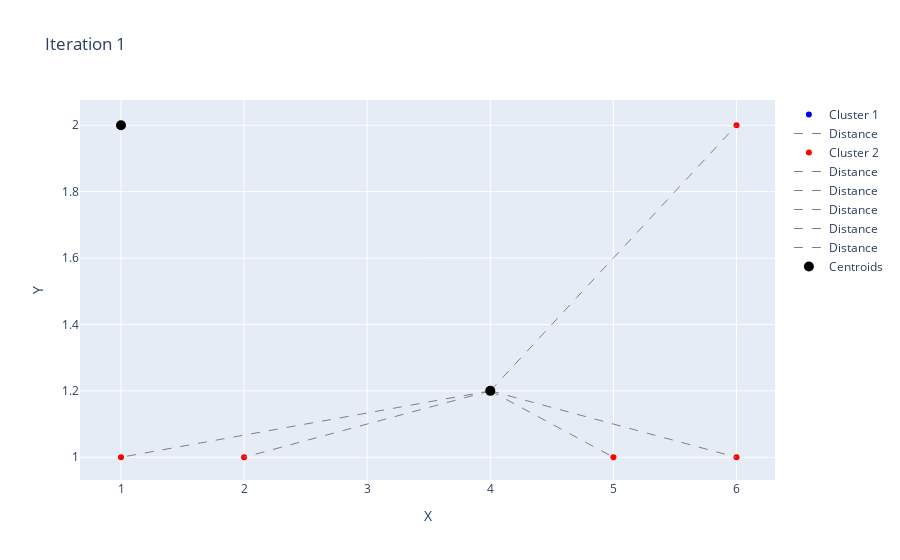
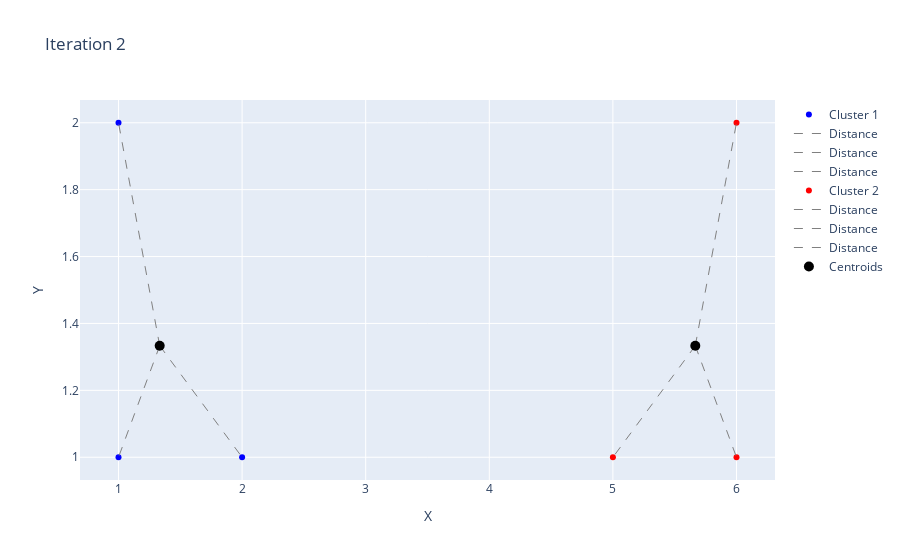
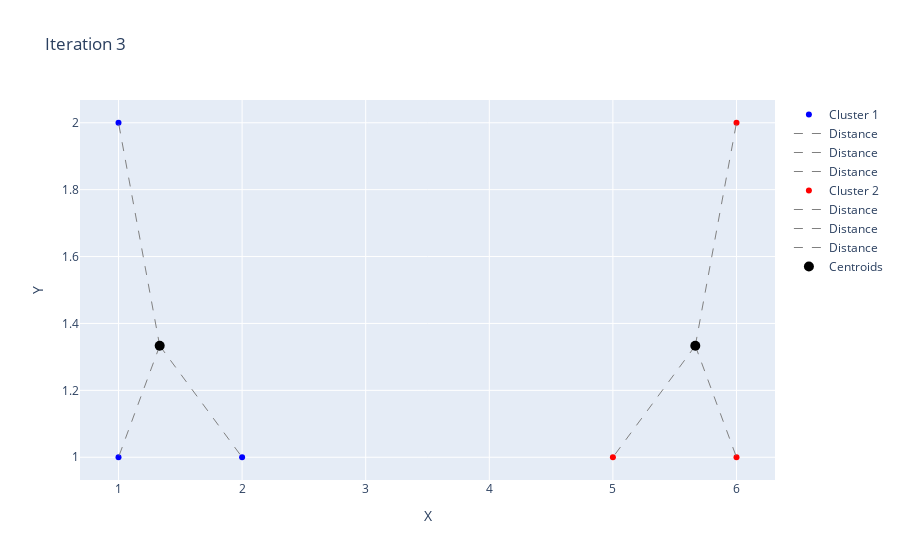
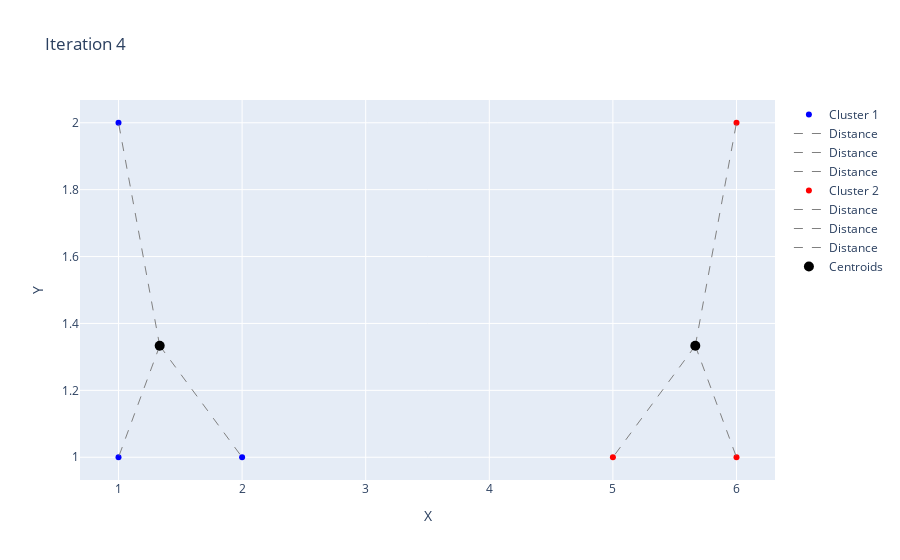

Source (notebook cell) for these figures, in order:
### Code cell
import numpy as np
import plotly.graph_objs as go
from plotly.subplots import make_subplots

def k_means(x, u, max_iter):
    for iteration in range(max_iter):
        print(f"Iteration {iteration + 1}:")
        # Step 1: Assign each data point to the nearest centroid
        clusters = [[] for _ in range(len(u))]
        distances_to_centroids = [[] for _ in range(len(u))]  # For storing distances
        for point in x:
            distances = [np.linalg.norm(point - centroid) for centroid in u]
            nearest_centroid_index = np.argmin(distances)
            clusters[nearest_centroid_index].append(point)
            distances_to_centroids[nearest_centroid_index].append(distances[nearest_centroid_index])
        
        # Step 2: Update centroids to the mean of their assigned points
        new_centroids = []
        for cluster in clusters:
            if len(cluster) > 0:
                new_centroid = np.mean(cluster, axis=0)
                new_centroids.append(new_centroid)
            else:
                # If a centroid has no points assigned to it, keep it the same
                new_centroids.append(u[len(new_centroids)])
        
        # Converting list of centroids to numpy array
        u = np.array(new_centroids)
        
        # Print current centroids and clusters
        print("Centroids:")
        print(u)
        print("Clusters:")
        for i, cluster in enumerate(clusters):
            print(f"Cluster {i + 1}: {cluster}")
        print("--------------------")

        # Plotting
        plot_clusters(x, clusters, u, distances_to_centroids, iteration + 1)

def plot_clusters(x, clusters, centroids, distances_to_centroids, iteration):
    fig = make_subplots(rows=1, cols=1)
    colors = ['blue', 'red', 'green', 'purple', 'orange', 'yellow']  # Adjust as needed for more clusters
    for i, cluster in enumerate(clusters):
        cluster_x = [point[0] for point in cluster]
        cluster_y = [point[1] for point in cluster]
        fig.add_trace(go.Scatter(x=cluster_x, y=cluster_y, mode='markers', name=f'Cluster {i+1}', marker=dict(color=colors[i])), row=1, col=1)
        centroid_x = centroids[i][0]
        centroid_y = centroids[i][1]
        for point_x, point_y, distance in zip(cluster_x, cluster_y, distances_to_centroids[i]):
            fig.add_trace(go.Scatter(x=[centroid_x, point_x], y=[centroid_y, point_y], mode='lines', name='Distance', line=dict(color='gray', width=1, dash='dash')), row=1, col=1)
    centroid_x = [centroid[0] for centroid in centroids]
    centroid_y = [centroid[1] for centroid in centroids]
    fig.add_trace(go.Scatter(x=centroid_x, y=centroid_y, mode='markers', name='Centroids', marker=dict(color='black', size=10)), row=1, col=1)
    fig.update_layout(title=f"Iteration {iteration}", xaxis_title="X", yaxis_title="Y")
    fig.show()

# Given input
x = np.array([[1,2],[1,1],[2,1],[5,1],[6,1],[6,2]])  # inputs
u = np.array([[1,3],[2,2]])  # centroids
max_iter = 5

# Run K-means algorithm
k_means(x, u, max_iter)

### Figure 1 — Plotly figure (JSON) as saved in the notebook; plotly's stock layout.template omitted (floating-point values rounded to 4 significant figures)
{"data": [{"marker": {"color": "blue"}, "mode": "markers", "name": "Cluster 1", "x": [1], "y": [2], "type": "scatter", "xaxis": "x", "yaxis": "y"}, {"line": {"color": "gray", "dash": "dash", "width": 1}, "mode": "lines", "name": "Distance", "x": [1.0, 1], "y": [2.0, 2], "type": "scatter", "xaxis": "x", "yaxis": "y"}, {"marker": {"color": "red"}, "mode": "markers", "name": "Cluster 2", "x": [1, 2, 5, 6, 6], "y": [1, 1, 1, 1, 2], "type": "scatter", "xaxis": "x", "yaxis": "y"}, {"line": {"color": "gray", "dash": "dash", "width": 1}, "mode": "lines", "name": "Distance", "x": [4.0, 1], "y": [1.2, 1], "type": "scatter", "xaxis": "x", "yaxis": "y"}, {"line": {"color": "gray", "dash": "dash", "width": 1}, "mode": "lines", "name": "Distance", "x": [4.0, 2], "y": [1.2, 1], "type": "scatter", "xaxis": "x", "yaxis": "y"}, {"line": {"color": "gray", "dash": "dash", "width": 1}, "mode": "lines", "name": "Distance", "x": [4.0, 5], "y": [1.2, 1], "type": "scatter", "xaxis": "x", "yaxis": "y"}, {"line": {"color": "gray", "dash": "dash", "width": 1}, "mode": "lines", "name": "Distance", "x": [4.0, 6], "y": [1.2, 1], "type": "scatter", "xaxis": "x", "yaxis": "y"}, {"line": {"color": "gray", "dash": "dash", "width": 1}, "mode": "lines", "name": "Distance", "x": [4.0, 6], "y": [1.2, 2], "type": "scatter", "xaxis": "x", "yaxis": "y"}, {"marker": {"color": "black", "size": 10}, "mode": "markers", "name": "Centroids", "x": [1.0, 4.0], "y": [2.0, 1.2], "type": "scatter", "xaxis": "x", "yaxis": "y"}], "layout": {"xaxis": {"anchor": "y", "domain": [0.0, 1.0], "title": {"text": "X"}}, "yaxis": {"anchor": "x", "domain": [0.0, 1.0], "title": {"text": "Y"}}, "title": {"text": "Iteration 1"}}}

### Figure 2 — Plotly figure (JSON) as saved in the notebook; plotly's stock layout.template omitted (floating-point values rounded to 4 significant figures)
{"data": [{"marker": {"color": "blue"}, "mode": "markers", "name": "Cluster 1", "x": [1, 1, 2], "y": [2, 1, 1], "type": "scatter", "xaxis": "x", "yaxis": "y"}, {"line": {"color": "gray", "dash": "dash", "width": 1}, "mode": "lines", "name": "Distance", "x": [1.333, 1], "y": [1.333, 2], "type": "scatter", "xaxis": "x", "yaxis": "y"}, {"line": {"color": "gray", "dash": "dash", "width": 1}, "mode": "lines", "name": "Distance", "x": [1.333, 1], "y": [1.333, 1], "type": "scatter", "xaxis": "x", "yaxis": "y"}, {"line": {"color": "gray", "dash": "dash", "width": 1}, "mode": "lines", "name": "Distance", "x": [1.333, 2], "y": [1.333, 1], "type": "scatter", "xaxis": "x", "yaxis": "y"}, {"marker": {"color": "red"}, "mode": "markers", "name": "Cluster 2", "x": [5, 6, 6], "y": [1, 1, 2], "type": "scatter", "xaxis": "x", "yaxis": "y"}, {"line": {"color": "gray", "dash": "dash", "width": 1}, "mode": "lines", "name": "Distance", "x": [5.667, 5], "y": [1.333, 1], "type": "scatter", "xaxis": "x", "yaxis": "y"}, {"line": {"color": "gray", "dash": "dash", "width": 1}, "mode": "lines", "name": "Distance", "x": [5.667, 6], "y": [1.333, 1], "type": "scatter", "xaxis": "x", "yaxis": "y"}, {"line": {"color": "gray", "dash": "dash", "width": 1}, "mode": "lines", "name": "Distance", "x": [5.667, 6], "y": [1.333, 2], "type": "scatter", "xaxis": "x", "yaxis": "y"}, {"marker": {"color": "black", "size": 10}, "mode": "markers", "name": "Centroids", "x": [1.333, 5.667], "y": [1.333, 1.333], "type": "scatter", "xaxis": "x", "yaxis": "y"}], "layout": {"xaxis": {"anchor": "y", "domain": [0.0, 1.0], "title": {"text": "X"}}, "yaxis": {"anchor": "x", "domain": [0.0, 1.0], "title": {"text": "Y"}}, "title": {"text": "Iteration 2"}}}

### Figure 3 — Plotly figure (JSON) as saved in the notebook; plotly's stock layout.template omitted (floating-point values rounded to 4 significant figures)
{"data": [{"marker": {"color": "blue"}, "mode": "markers", "name": "Cluster 1", "x": [1, 1, 2], "y": [2, 1, 1], "type": "scatter", "xaxis": "x", "yaxis": "y"}, {"line": {"color": "gray", "dash": "dash", "width": 1}, "mode": "lines", "name": "Distance", "x": [1.333, 1], "y": [1.333, 2], "type": "scatter", "xaxis": "x", "yaxis": "y"}, {"line": {"color": "gray", "dash": "dash", "width": 1}, "mode": "lines", "name": "Distance", "x": [1.333, 1], "y": [1.333, 1], "type": "scatter", "xaxis": "x", "yaxis": "y"}, {"line": {"color": "gray", "dash": "dash", "width": 1}, "mode": "lines", "name": "Distance", "x": [1.333, 2], "y": [1.333, 1], "type": "scatter", "xaxis": "x", "yaxis": "y"}, {"marker": {"color": "red"}, "mode": "markers", "name": "Cluster 2", "x": [5, 6, 6], "y": [1, 1, 2], "type": "scatter", "xaxis": "x", "yaxis": "y"}, {"line": {"color": "gray", "dash": "dash", "width": 1}, "mode": "lines", "name": "Distance", "x": [5.667, 5], "y": [1.333, 1], "type": "scatter", "xaxis": "x", "yaxis": "y"}, {"line": {"color": "gray", "dash": "dash", "width": 1}, "mode": "lines", "name": "Distance", "x": [5.667, 6], "y": [1.333, 1], "type": "scatter", "xaxis": "x", "yaxis": "y"}, {"line": {"color": "gray", "dash": "dash", "width": 1}, "mode": "lines", "name": "Distance", "x": [5.667, 6], "y": [1.333, 2], "type": "scatter", "xaxis": "x", "yaxis": "y"}, {"marker": {"color": "black", "size": 10}, "mode": "markers", "name": "Centroids", "x": [1.333, 5.667], "y": [1.333, 1.333], "type": "scatter", "xaxis": "x", "yaxis": "y"}], "layout": {"xaxis": {"anchor": "y", "domain": [0.0, 1.0], "title": {"text": "X"}}, "yaxis": {"anchor": "x", "domain": [0.0, 1.0], "title": {"text": "Y"}}, "title": {"text": "Iteration 3"}}}

### Figure 4 — Plotly figure (JSON) as saved in the notebook; plotly's stock layout.template omitted (floating-point values rounded to 4 significant figures)
{"data": [{"marker": {"color": "blue"}, "mode": "markers", "name": "Cluster 1", "x": [1, 1, 2], "y": [2, 1, 1], "type": "scatter", "xaxis": "x", "yaxis": "y"}, {"line": {"color": "gray", "dash": "dash", "width": 1}, "mode": "lines", "name": "Distance", "x": [1.333, 1], "y": [1.333, 2], "type": "scatter", "xaxis": "x", "yaxis": "y"}, {"line": {"color": "gray", "dash": "dash", "width": 1}, "mode": "lines", "name": "Distance", "x": [1.333, 1], "y": [1.333, 1], "type": "scatter", "xaxis": "x", "yaxis": "y"}, {"line": {"color": "gray", "dash": "dash", "width": 1}, "mode": "lines", "name": "Distance", "x": [1.333, 2], "y": [1.333, 1], "type": "scatter", "xaxis": "x", "yaxis": "y"}, {"marker": {"color": "red"}, "mode": "markers", "name": "Cluster 2", "x": [5, 6, 6], "y": [1, 1, 2], "type": "scatter", "xaxis": "x", "yaxis": "y"}, {"line": {"color": "gray", "dash": "dash", "width": 1}, "mode": "lines", "name": "Distance", "x": [5.667, 5], "y": [1.333, 1], "type": "scatter", "xaxis": "x", "yaxis": "y"}, {"line": {"color": "gray", "dash": "dash", "width": 1}, "mode": "lines", "name": "Distance", "x": [5.667, 6], "y": [1.333, 1], "type": "scatter", "xaxis": "x", "yaxis": "y"}, {"line": {"color": "gray", "dash": "dash", "width": 1}, "mode": "lines", "name": "Distance", "x": [5.667, 6], "y": [1.333, 2], "type": "scatter", "xaxis": "x", "yaxis": "y"}, {"marker": {"color": "black", "size": 10}, "mode": "markers", "name": "Centroids", "x": [1.333, 5.667], "y": [1.333, 1.333], "type": "scatter", "xaxis": "x", "yaxis": "y"}], "layout": {"xaxis": {"anchor": "y", "domain": [0.0, 1.0], "title": {"text": "X"}}, "yaxis": {"anchor": "x", "domain": [0.0, 1.0], "title": {"text": "Y"}}, "title": {"text": "Iteration 4"}}}
